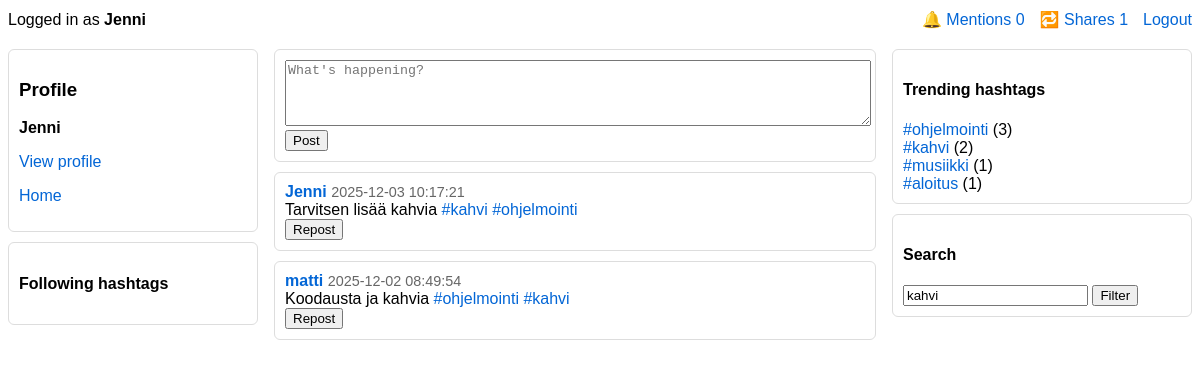
/iteration/index.php?hashtag=kahvi (signed in), run on an earlier commit of the app's database.
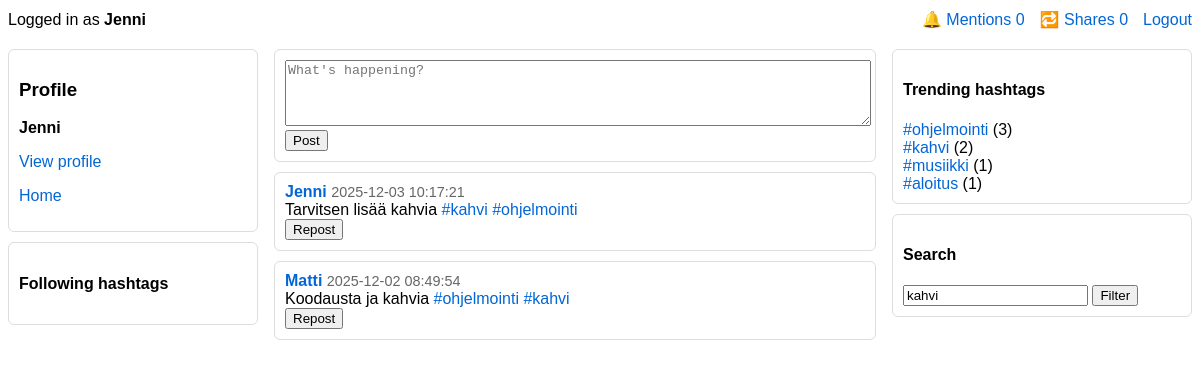
And on a later commit of the database.
### tables this page shows
CREATE TABLE `posts` (
  `post_id` int(11) NOT NULL,
  `user_id` int(11) NOT NULL,
  `content` varchar(144) NOT NULL,
  `created_at` timestamp NOT NULL DEFAULT current_timestamp()
);

CREATE TABLE `users` (
  `user_id` int(11) NOT NULL,
  `username` varchar(50) NOT NULL,
  `email` varchar(100) NOT NULL,
  `password_hash` varchar(255) NOT NULL,
  `bio` text DEFAULT NULL,
  `profile_picture_url` varchar(255) DEFAULT NULL,
  `created_at` timestamp NOT NULL DEFAULT current_timestamp(),
  `last_seen_mentions` datetime DEFAULT NULL,
  `last_seen_shares` datetime DEFAULT NULL
);

### iteration/config.php (called while the page is built, shortened)
<?php
function current_user_id() {
    return $_SESSION['user_id'] ?? null;
}
function current_username() {
    return $_SESSION['username'] ?? null;
}
?>

### iteration/fetch_posts.php (the view, shortened to what this page needs)
<?php
require_once 'config.php';
$hashtag = $_GET['hashtag'] ?? null;
if ($hashtag) {
    $sql = "
        SELECT
            p.post_id,
            p.content,
            p.created_at,
            u.username,
            u.profile_picture_url,
            NULL AS reposted_by
        FROM posts p
        JOIN users u ON p.user_id = u.user_id
        JOIN post_hashtags ph ON ph.post_id = p.post_id
        JOIN hashtags h ON h.hashtag_id = ph.hashtag_id
        WHERE h.tag_name = ?
        ORDER BY p.created_at DESC
        LIMIT 100
    ";
    $stmt = $mysqli->prepare($sql);
    $stmt->bind_param("s", $hashtag);
}
$stmt->execute();
$res = $stmt->get_result();
while ($row = $res->fetch_assoc()) {
    $content = htmlspecialchars($row['content']);
    $content = preg_replace('/#([A-Za-z0-9_åäöÅÄÖ\-]+)/u', '<a href="index.php?hashtag=$1">#$1</a>', $content);
    $content = preg_replace('/@([A-Za-z0-9_]+)/', '<a href="profile.php?u=$1">@$1</a>', $content);
    echo "<div class='card'>";
    echo "
        <div class='card-header'>
            <strong><a href='profile.php?u={$row['username']}'>"
            . htmlspecialchars($row['username']) .
            "</a></strong>
            <small>{$row['created_at']}</small>
        </div>
        <div class='card-body'>$content</div>
        <div class='card-actions'>
            <form method='post' action='repost.php' style='display:inline;'>
                <input type='hidden' name='post_id' value='{$row['post_id']}'>
                <button>Repost</button>
            </form>
        </div>
    </div>";
}

### iteration/index.php (shortened to what this page needs)
<?php
require_once 'config.php';
$filterHashtag = $_GET['hashtag'] ?? null;
$uid = current_user_id();
$like = '%@'.current_username().'%';
?>
<!doctype html>
<html>
<head>
</head>
<body>
<div style="max-width:1200px;margin:10px auto;display:flex;justify-content:space-between;align-items:center;">
  <div>
    Logged in as <strong><?=htmlspecialchars(current_username())?></strong>
  </div>
  <div style="display:flex;gap:15px;align-items:center;">
    <?php
    $stmt = $mysqli->prepare("
      SELECT COUNT(*) AS cnt
      FROM posts p
      WHERE p.content LIKE ?
        AND p.user_id != ?
        AND p.created_at > IFNULL(
          (SELECT last_seen_mentions FROM users WHERE user_id = ?),
          '1970-01-01'
        )
    ");
    $stmt->bind_param("sii",$like,$uid,$uid);
    $stmt->execute();
    $m = $stmt->get_result()->fetch_assoc()['cnt'];
    $stmt = $mysqli->prepare("
      SELECT COUNT(*) AS cnt
      FROM reposts r
      JOIN posts p ON r.post_id = p.post_id
      WHERE p.user_id = ?
        AND r.created_at > IFNULL(
          (SELECT last_seen_shares FROM users WHERE user_id = ?),
          '1970-01-01'
        )
    ");
    $stmt->bind_param("ii",$uid,$uid);
    $stmt->execute();
    $s = $stmt->get_result()->fetch_assoc()['cnt'];
    ?>
    <div class="dropdown">
      <a href="#" onclick="toggleDropdown('mentions', this);return false;">
  🔔 Mentions <span class="badge"><?= $m ?></span>
    </a>
    </div>
    <div class="dropdown">
      <a href="#" onclick="toggleDropdown('shares', this);return false;">
      🔁 Shares <span class="badge"><?= $s ?></span>
      </a>
    </div>
    <a href="logout.php">Logout</a>
  </div>
</div>
<div class="container">
  <div class="left">
    <div class="card">
      <h3>Profile</h3>
      <p><strong><?=htmlspecialchars(current_username())?></strong></p>
      <p><a href="profile.php?u=<?=urlencode(current_username())?>">View profile</a></p>
      <p><a href="index.php">Home</a></p>
    </div>
    <div class="card">
      <h4>Following hashtags</h4>
    </div>
  </div>
  <div>
    <div class="card">
      <form method="post" action="post.php">
        <textarea name="content" maxlength="144" placeholder="What's happening?"></textarea><br>
        <button>Post</button>
      </form>
    </div>
    <div id="feed">
      <?php include 'fetch_posts.php'; ?>
    </div>
  </div>
  <div class="right">
    <div class="card">
      <h4>Trending hashtags</h4>
      <?php
      $q = "SELECT h.tag_name, COUNT(*) AS cnt
      FROM post_hashtags ph
      INNER JOIN hashtags h ON ph.hashtag_id = h.hashtag_id
      WHERE h.tag_name <> ''
      GROUP BY h.tag_name
      HAVING cnt > 0
      ORDER BY cnt DESC
      LIMIT 10";
      $r = $mysqli->query($q);
      while ($row = $r->fetch_assoc()) {
          echo '<div><a href="index.php?hashtag='.urlencode($row['tag_name']).'">#'.htmlspecialchars($row['tag_name'])."</a> ({$row['cnt']})</div>";
      }
      ?>
    </div>
    <div class="card">
      <h4>Search</h4>
      <form method="get" action="index.php">
        <input name="hashtag" placeholder="hashtag (without #)" value="<?=htmlspecialchars($filterHashtag)?>">
        <button>Filter</button>
      </form>
    </div>
  </div>
</div>
</body>
</html>

### iteration/index.php (style rules this page uses)
:root { font-family:Arial,Helvetica,sans-serif }
.container { display:grid; grid-template-columns: 250px 1fr 300px; gap:16px; max-width:1200px; margin:20px auto; }
.card { border:1px solid #ddd; padding:10px; margin-bottom:10px; border-radius:6px; background:#fff; }
.left, .right { position:sticky; top:10px; }
textarea { width:100%; min-height:60px; }
.card-header small { color:#666; font-size:90%; }
a { text-decoration:none; color:#0366d6; }
.dropdown { position:relative; display:inline-block; }

What changed in the data, as far as the page shows it:
changed through a linked row, posts "Koodausta ja kahvia #ohjelmointi #kahvi": user.username "matti" → "Matti"
Also different on the page:
$s: "1" → "0"
